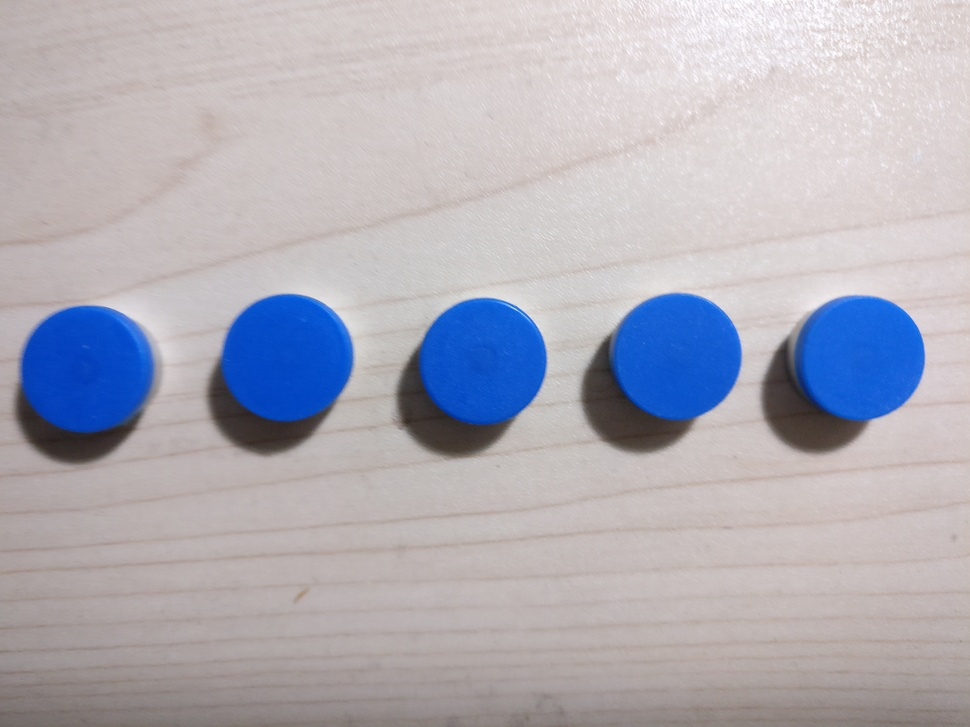
#> input picture classifyBottle/res/empty_2.jpg, 970 x 727 px, shrunk from 4640 x 3480 before the run
$ python -i img.py   (imports and definitions only)   (Python 2 division)   (older library calls are emulated)
#> lines starting #> are read from the running program, lines starting #| are printed output that depends on the picture; after the words box and inside, x2 and y2 are one past the last pixel; in counts of white or black regions, pixels touching at a corner belong together
#!/usr/bin/python
#-*-coding:utf-8 -*-
import sys
import cv2
import numpy as np
import random
from matplotlib import pyplot as plt

def preprocess(gray):
    # 1. Sobel算子，x方向求梯度
    sobel = cv2.Sobel(gray, cv2.CV_8U, 1, 0, ksize = 3)
    # 2. 二值化
    ret, binary = cv2.threshold(sobel, 0, 255, cv2.THRESH_OTSU+cv2.THRESH_BINARY)

    # 3. 膨胀和腐蚀操作的核函数
    element1 = cv2.getStructuringElement(cv2.MORPH_RECT, (9, 9)) #30,9
    element2 = cv2.getStructuringElement(cv2.MORPH_RECT, (6, 6)) #24,36

    # 4. 膨胀一次，让轮廓突出
    dilation = cv2.dilate(binary, element2, iterations = 1)

    # 5. 腐蚀一次，去掉细节，如表格线等。注意这里去掉的是竖直的线
    erosion = cv2.erode(dilation, element1, iterations = 1)

    # 6. 再次膨胀，让轮廓明显一些
    dilation2 = cv2.dilate(erosion, element2, iterations = 3)

    # [5 lines of commented-out code are left out]

    return dilation2


def findTextRegion(img):
    region = []

    # 1. 查找轮廓
    derp,contours, hierarchy = cv2.findContours(img, cv2.RETR_TREE, cv2.CHAIN_APPROX_SIMPLE)

    #print contours
    # 2. 筛选那些面积小的
    for i in range(len(contours)):
        cnt = contours[i]
        #print cnt

        # 计算该轮廓的面积
        area = cv2.contourArea(cnt)
        # 面积小的都筛选掉
        if(area < 10000):
            continue


        # 轮廓近似，作用很小
        '''epsilon = 0.001 * cv2.arcLength(cnt, True)
        approx = cv2.approxPolyDP(cnt, epsilon, True)
        '''
        # 找到最小的矩形，该矩形可能有方向
        rect = cv2.minAreaRect(cnt)
        print "rect is: "
        print rect

        # box是四个点的坐标
        box = cv2.boxPoints(rect)
        box = np.int0(box)


         #计算高和宽
        height = abs(box[0][1] - box[2][1])
        width = abs(box[0][0] - box[2][0])

        # 筛选那些太细的矩形，留下扁的
        #if(width <height * 1.2):
         #   continue

        region.append(box)

    return region


def detect(img):
    # 1.  转化成灰度图
    gray = cv2.cvtColor(img, cv2.COLOR_BGR2GRAY)

    # 2. 形态学变换的预处理，得到可以查找矩形的图片
    dilation = preprocess(gray)

    # 3. 查找和筛选文字区域
    region = findTextRegion(dilation)
    # 4. 用绿线画出这些找到的轮廓
    for box in region:
        cv2.drawContours(img, [box], 0, (0, 255, 0), 2)
    cv2.namedWindow("img", cv2.WINDOW_NORMAL)
    cv2.imshow("img", img)

    # 带轮廓的图片
    cv2.imwrite("contours.png", img)

    cv2.waitKey(0)
    cv2.destroyAllWindows()

# [185 lines left out: functions imageGray, binarizateImage, findBottleCap, colorDetect, showImage, cutImg and 5 more, not called in this run]
    #hist= cv2.calcHist([gray], [0], None, [256], [0.0,255.0])

>>> import cv2
>>> picture = cv2.imread('../res/empty_2.jpg')
#> picture is the input picture: shape (727, 970, 3); mean B, G, R 183.8, 173.9, 175.4
>>> result = detect(picture)
#> in detect, `gray = cv2.cvtColor(img, cv2.COLOR_BGR2GRAY)`:
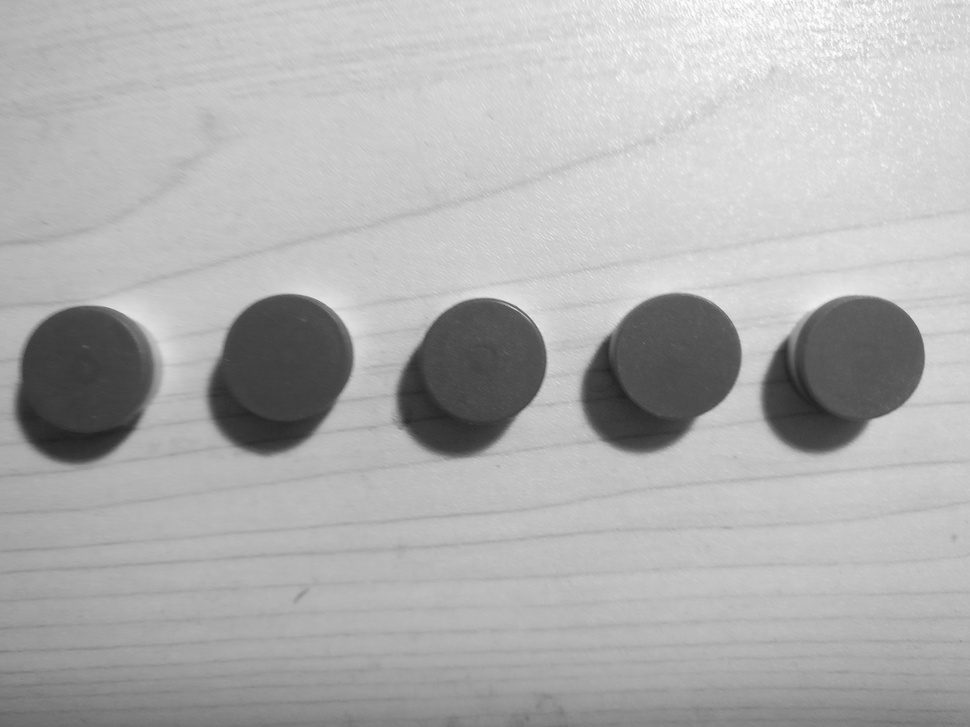
#> gray: shape (727, 970); min 33, max 255, mean 175.5
#> in preprocess, `sobel = cv2.Sobel(gray, cv2.CV_8U, 1, 0, ksize = 3)`:
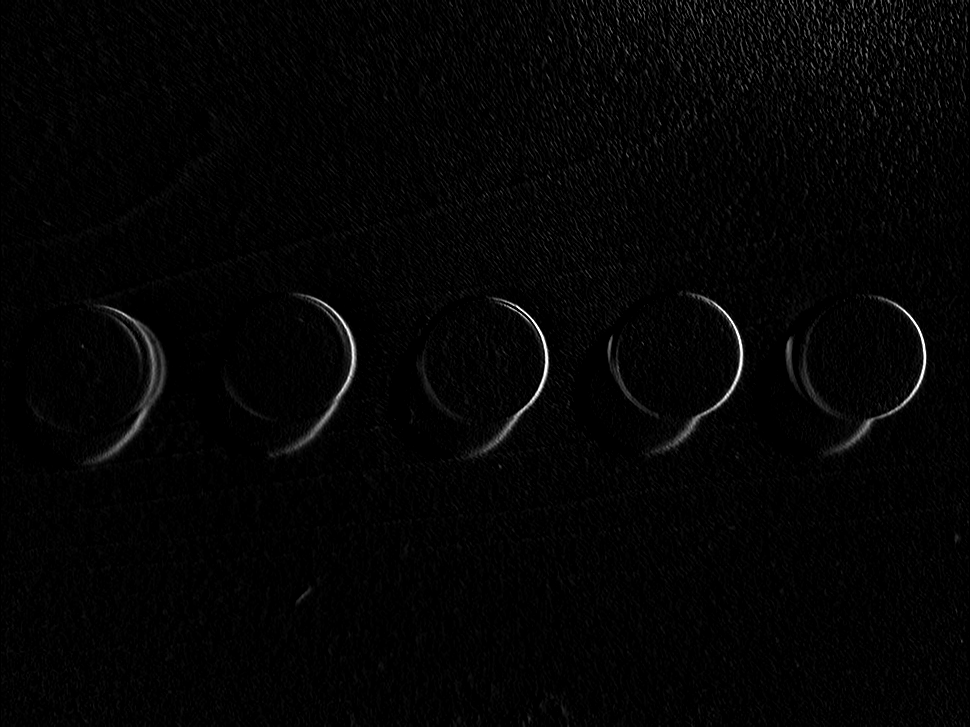
#> sobel: shape (727, 970); min 0, max 255, mean 4.4
#> in preprocess, `ret, binary = cv2.threshold(sobel, 0, 255, cv2.THRESH_OTSU+cv2.THRESH_..`:
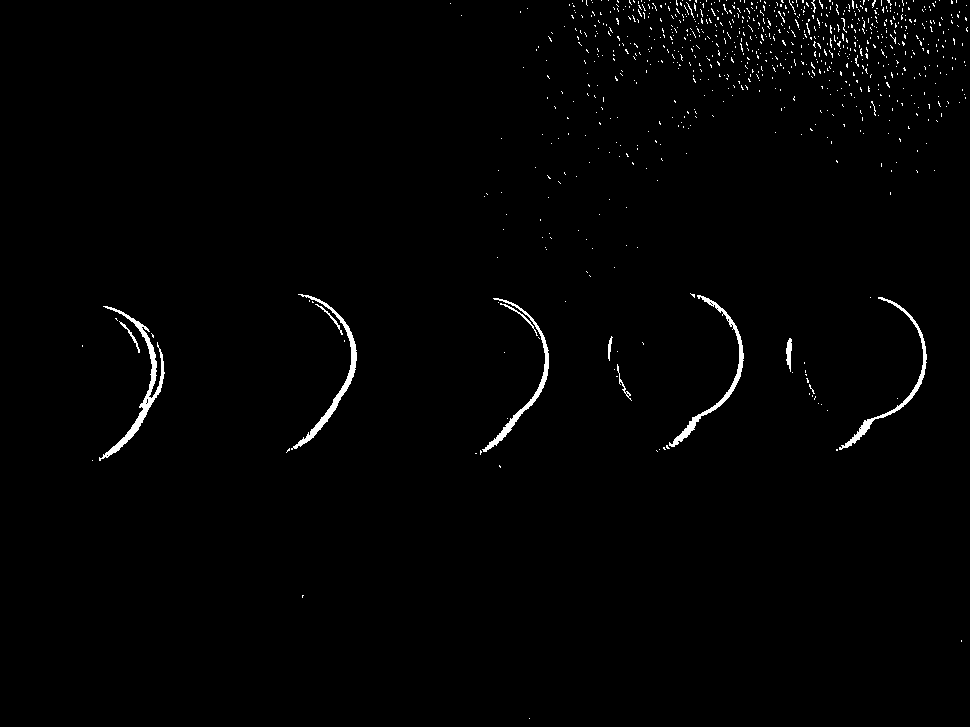
#> binary: shape (727, 970); 1.2% white; 837 white regions (823 under 20 px), largest, box (x1, y1, x2, y2) and area: (99, 306, 165, 461) 1209, (291, 294, 357, 450) 975, (669, 295, 744, 447) 911
#> in preprocess, `ret, binary = cv2.threshold(sobel, 0, 255, cv2.THRESH_OTSU+cv2.THRESH_..`: ret = 50
#> in preprocess, `dilation = cv2.dilate(binary, element2, iterations = 1)`:
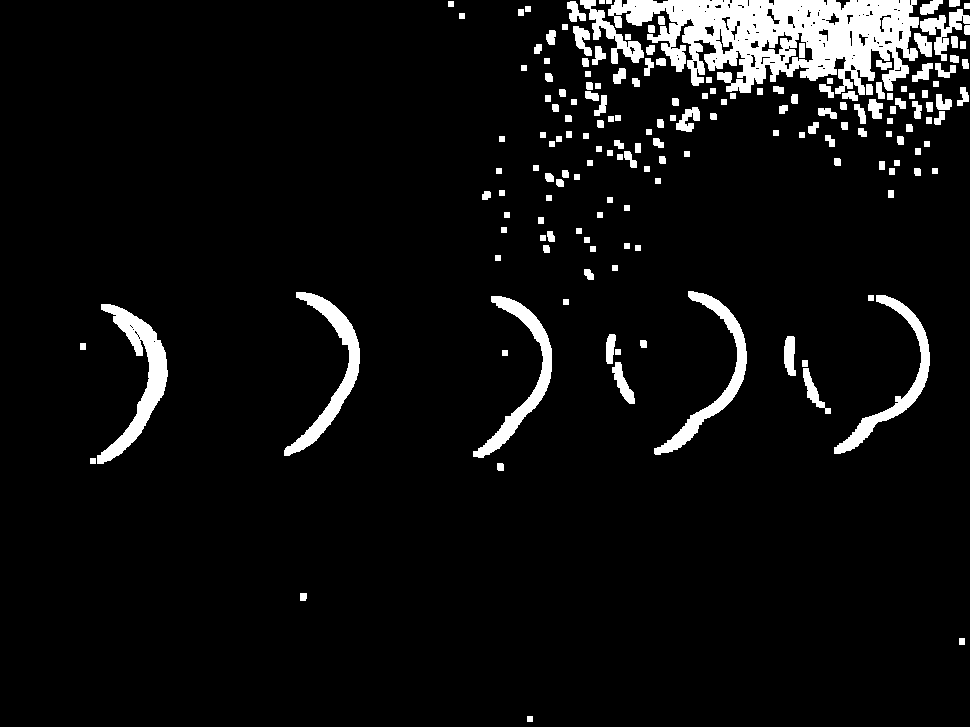
#> dilation: shape (727, 970); 6.4% white; 174 white regions, largest, box (x1, y1, x2, y2) and area: (608, 0, 919, 95) 17591, (97, 304, 168, 464) 3320, (284, 292, 360, 456) 2709
#> in preprocess, `erosion = cv2.erode(dilation, element1, iterations = 1)`:
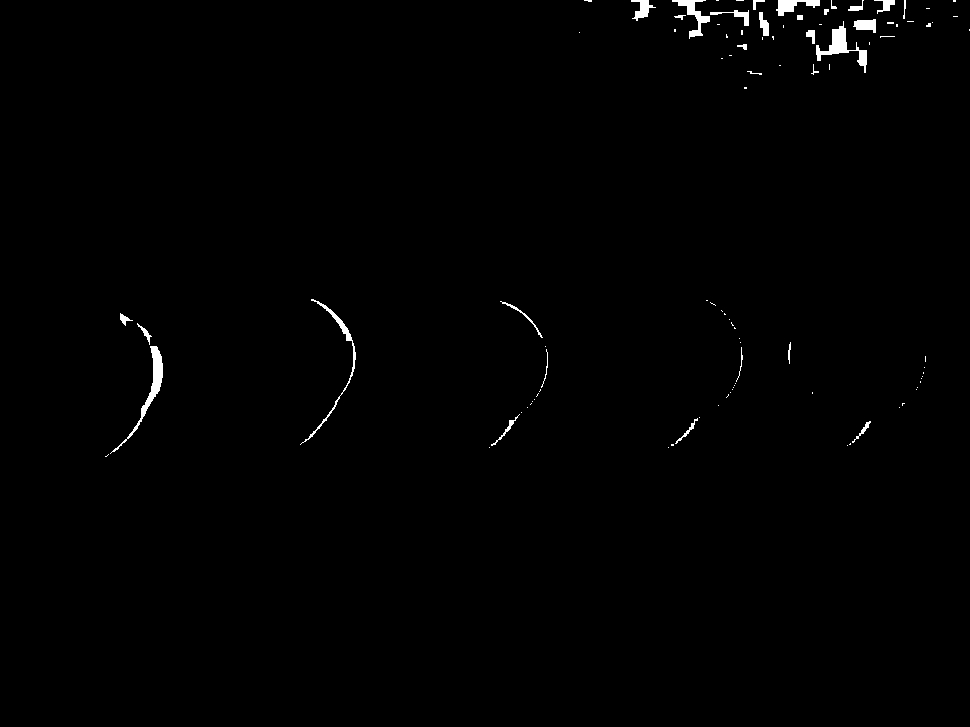
#> erosion: shape (727, 970); 0.68% white; 100 white regions (70 under 20 px), largest, box (x1, y1, x2, y2) and area: (110, 346, 163, 454) 680, (816, 21, 867, 73) 678, (300, 299, 356, 445) 466
#> in preprocess, `dilation2 = cv2.dilate(erosion, element2, iterations = 3)`:
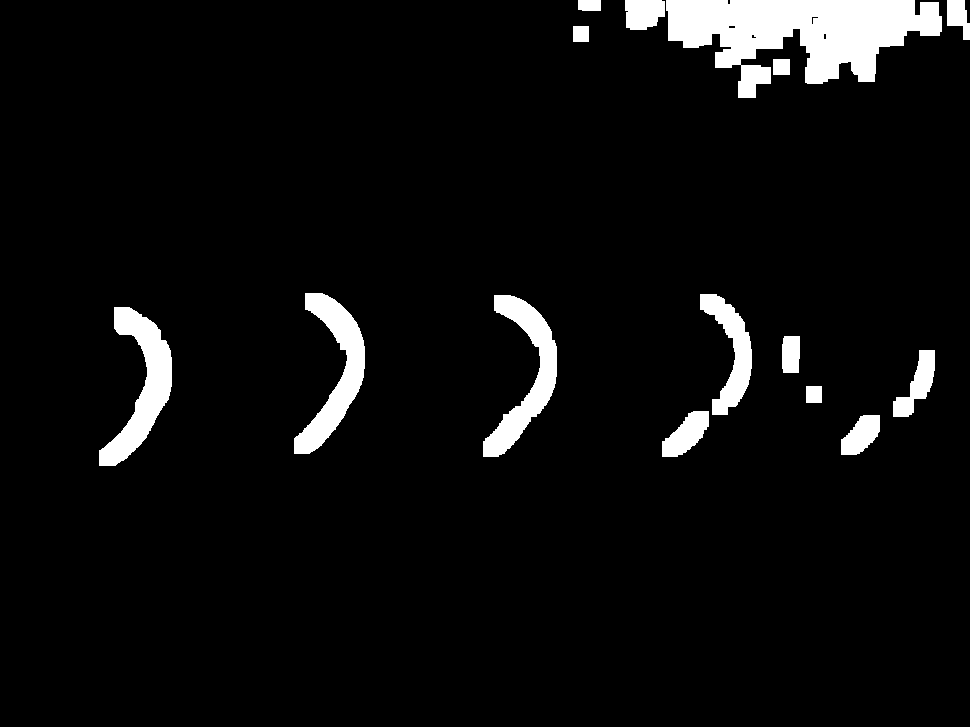
#> dilation2: shape (727, 970); 5.4% white; 15 white regions
#> in findTextRegion, `derp,contours, hierarchy = cv2.findContours(img, cv2.RETR_TREE, cv2.CH..`: contours = 19 contours, 3 with area under 20; largest, box (x1, y1, x2, y2) and area: (666, 0, 942, 98) 14950, (99, 307, 172, 466) 4445, (294, 293, 365, 454) 4157, (483, 295, 557, 457) 4034, (700, 294, 752, 415) 2510
#> the loop in findTextRegion, `for i in range(len(contours)):` made 19 passes
#> area on passes 1, 2, 4, 5, 6, 7, 8, 9, 12, 17, 18, 19: 973.5, 1183, 1179.5, 586, 4445, 4033.5, 2509.5, 4157, 546.5, 23.5, 968, 216.5
#> (cnt, area) on passes 3, 10, 11: ([[806, 386], [806, 402], [821, 402], [821, 386]], 240), ([[773, 59], [773, 74], [789, 74], [789, 59]], 240), ([[573, 26], [573, 41], [588, 41], [588, 26]], 225)
#| rect is:
#| ((803.5, 48.5), (97.0, 275.0), -90.0)
#> after the loop in findTextRegion, `for i in range(len(contours)):`: region = [[[941, 97], [666, 97], [666, 0], [941, 0]]]
#> the loop in detect, `for box in region:` made 1 pass
#> box on pass 1: [[941, 97], [666, 97], [666, 0], [941, 0]]
#> result = None

$ run again, on classifyBottle/res/sanlian_1.jpg
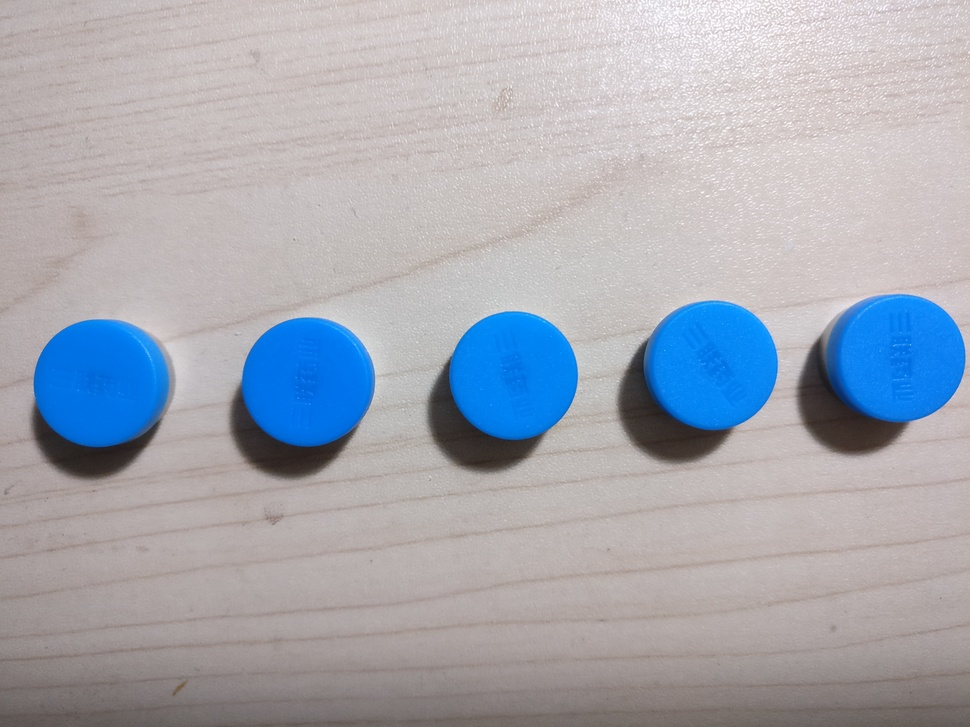
#> input picture classifyBottle/res/sanlian_1.jpg, 970 x 727 px, shrunk from 4640 x 3480 before the run
#> picture is the input picture: shape (727, 970, 3); mean B, G, R 178.5, 169.1, 165.4
#> in preprocess, `ret, binary = cv2.threshold(sobel, 0, 255, cv2.THRESH_OTSU+cv2.THRESH_..`:
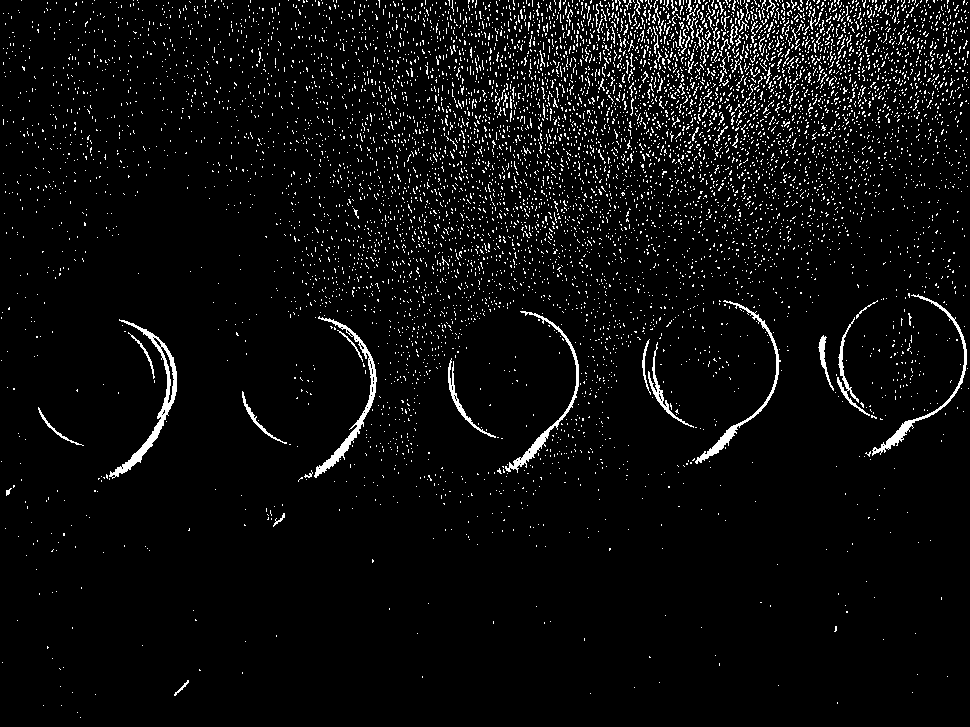
#> binary: shape (727, 970); 4.7% white in thin lines or dots
#> ret = 33
#> dilation: shape (727, 970); 34.6% white; 559 white regions, largest, box (x1, y1, x2, y2) and area: (282, 0, 970, 485) 175785, (96, 317, 180, 485) 3676, (675, 276, 785, 476) 3434
#> erosion: shape (727, 970); 9.3% white; 313 white regions (219 under 20 px), largest, box (x1, y1, x2, y2) and area: (433, 0, 970, 222) 52463, (465, 146, 584, 267) 2682, (108, 331, 176, 478) 798
#> in preprocess, `dilation2 = cv2.dilate(erosion, element2, iterations = 3)`:
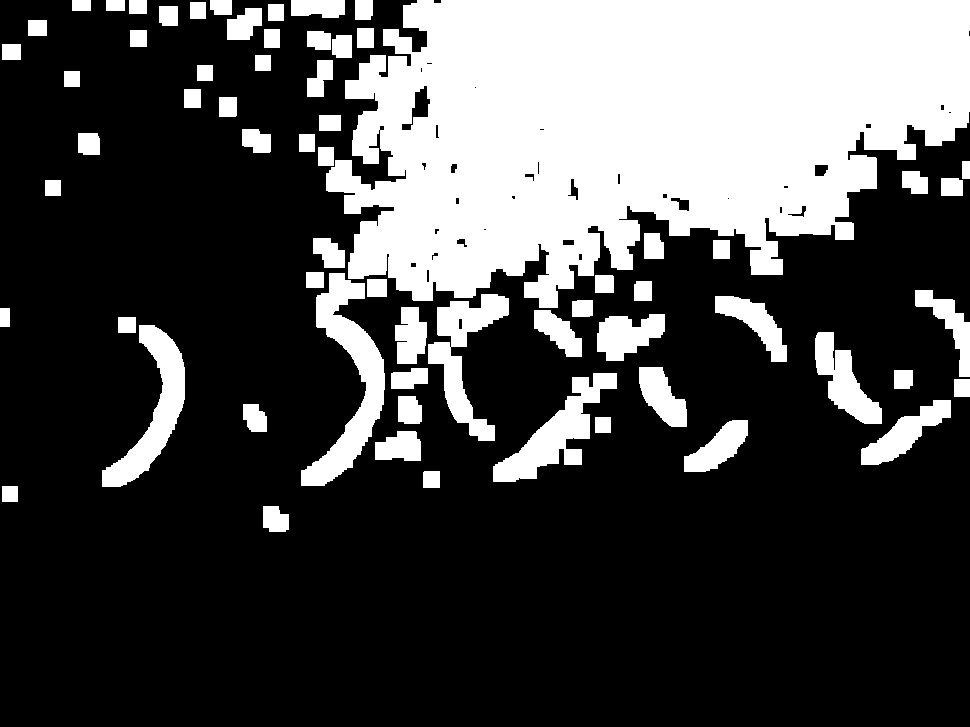
#> dilation2: shape (727, 970); 28.4% white; 66 white regions
#> contours = 100 contours, 10 with area under 20; largest, box (x1, y1, x2, y2) and area: (326, 0, 970, 308) 142448, (301, 273, 385, 486) 6080, (102, 325, 185, 487) 4403, (493, 373, 617, 482) 4340, (428, 294, 509, 441) 4172
#> the loop in findTextRegion, `for i in range(len(contours)):` made 100 passes
#> area on passes 1, 3, 4, 5, 7, 8, 9, 11: 521, 255.5, 1031.5, 1645, 495.5, 2159, 563, 4340
#> (printed output is left out)
#> after the loop in findTextRegion, `for i in range(len(contours)):`: region = [[[969, 307], [326, 307], [326, 0], [969, 0]]]
#> the loop in detect, `for box in region:` made 1 pass
#> box on pass 1: [[969, 307], [326, 307], [326, 0], [969, 0]]
#> result = None
